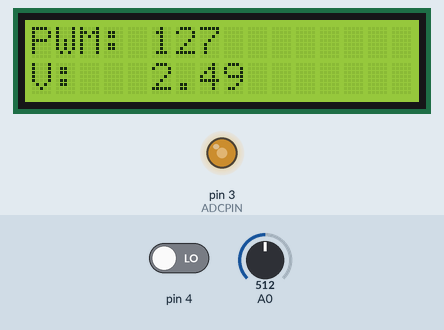
Bench run of a sketch on a simulated Arduino Uno, built with avr-gcc and run on an emulated ATmega328P. Parts: 16×2 character LCD, output pins drawn as LEDs (lit = HIGH). The test bench sets the inputs (shaded band); at power-on: pin 4 LOW, A0 = 512. What the sketch prints to the serial monitor is not drawn.

Above: at 1.2 s.
1.3 s: pin 4 driven HIGH
At 1.6 s:
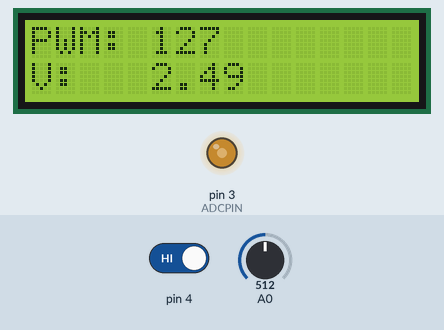
2.8 s: A0 set to 900
At 3.2 s:
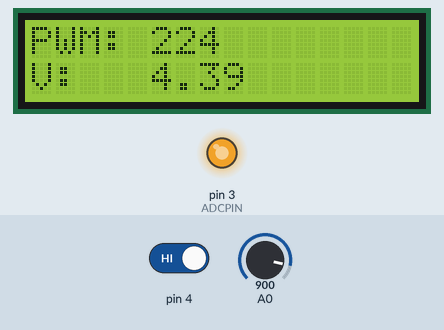
4.3 s: A0 set to 122
At 5.1 s:
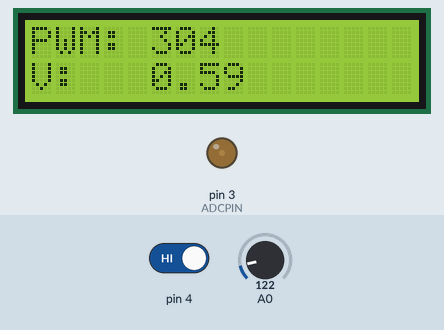
5.8 s: A0 set to 0
At 6.3 s:
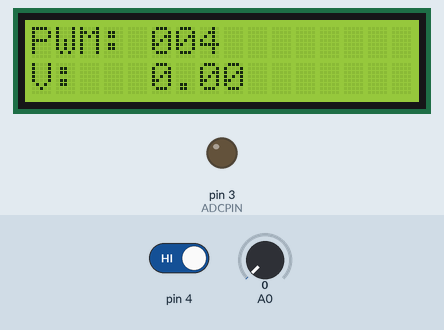
Timing chart, 0 to 8.3 s (numbered marks = the images above; inputs shaded):
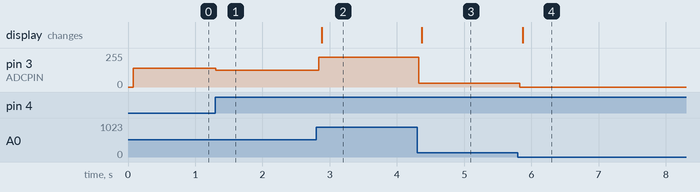

Measured:
- after the input at 1.3 s, pin 3 (ADCPIN): 140/255 → 127/255 at once
- after the input at 2.8 s, pin 3 (ADCPIN): 127/255 → 224/255 at once; the display: changes after 0.08 s (image 2)
- after the input at 4.3 s, pin 3 (ADCPIN): 224/255 → 30/255 at once; the display: changes after 0.07 s (image 3)
- after the input at 5.8 s, pin 3 (ADCPIN): 30/255 → 0/255 at once; the display: changes after 0.07 s (image 4)

The sketch:

LCD_Pnl2.ino
```cpp
/*
  Test Program.
  Button on Pin 4,
  PWM on Pin 3,
  Pot on adc0
  I2C LCD on SDA and SCL pins, Jaycar XC3706

  Arduino PWM runs at 500hz,
    we will need an RC filter
    either one at 500hz(3KR, 100nF)
    or
    at 100hz (1K5, 10nF)
    Real Values used are 1K5 and 10uF
    https://www.allaboutcircuits.com/technical-articles/low-pass-filter-a-pwm-signal-into-an-analog-voltage/
    and
    https://www.electronicproducts.com/RC_Filter_Cutoff_Frequency_Calculator.aspx

    voltages and pecentages.
    Voltages measured, percentages 5V and 3.3V
    Power   80mV,   1.6%   2.42%
    vol_up  1.68V,  33.6%  50%
    menu    1V,     20%    30%
    vol_dn  680mV,  13.6%  20%
    v1/v2   360mV,  7.2%   11%
    3.3V for no button down = 66% for 5V and 100% for 3.3V
*/
//LCD for testing
#include <Wire.h>
#include <LiquidCrystal_PCF8574.h>
LiquidCrystal_PCF8574 lcd(0x27);

//Pins we will use, and pwm values we calculated from above.
#define POWER       13
#define POWER_VAL   4
#define VOL_UP      12
#define VOL_UP_VAL  84
#define MENU        11
#define MENU_VAL    51
#define VOL_DN      10
#define VOL_DN_VAL  34
#define V1V2        9
#define V1V2_VAL    18
#define REST        0
#define REST_VAL    140

#define ADCPIN      3

#define PRESS_DELAY 25    //beats the debounce code?

void setup()
{
  Serial.begin(9600);
  Serial.println(__FILE__); Serial.println(__DATE__);

  //Setup our LCD screen
  Wire.begin();
  Wire.beginTransmission(0x27);
  int error = Wire.endTransmission();

  if (error == 0)
  {
    Serial.println(": LCD found.");

  }
  else
  {
    Serial.println(": LCD not found.");
  }
  lcd.begin(16,2);
  lcd.setBacklight(127);
  lcd.home();
  lcd.clear();
  lcd.noBlink();
  lcd.noCursor();

  lcd.setCursor(0, 0);
  lcd.print("PWM:");
  lcd.setCursor(0, 1);
  lcd.print("V:");

  pinMode( ADCPIN, OUTPUT);
}

void loop()
{
  //Read our Pot and scale for the adc
  int pwmSignal = analogRead(0);
  pwmSignal = map(pwmSignal, 0, 1024, 0, 255);
  //Calculated voltage = real voltage with above real RC filter
  float volt = ((float)pwmSignal/255.0) * 5.0;

  //Just for debugging
  Serial.println(volt);

  //If we are pressing a button we send the pwm value, else we send the REST_VAL
  if(digitalRead(4))
  {
    analogWrite(ADCPIN, pwmSignal);
    delay(30); //switch debounce
  }
  else
  {
    analogWrite(ADCPIN, REST_VAL);
  }


  //lcd.clear();
  lcd.setCursor(0, 0);
  lcd.print("PWM:");
  lcd.setCursor(0, 1);
  lcd.print("V:");
  lcd.setCursor(5, 0);
  lcd.print(pwmSignal);
  lcd.setCursor(5, 1);
  lcd.print(volt);
}
```
